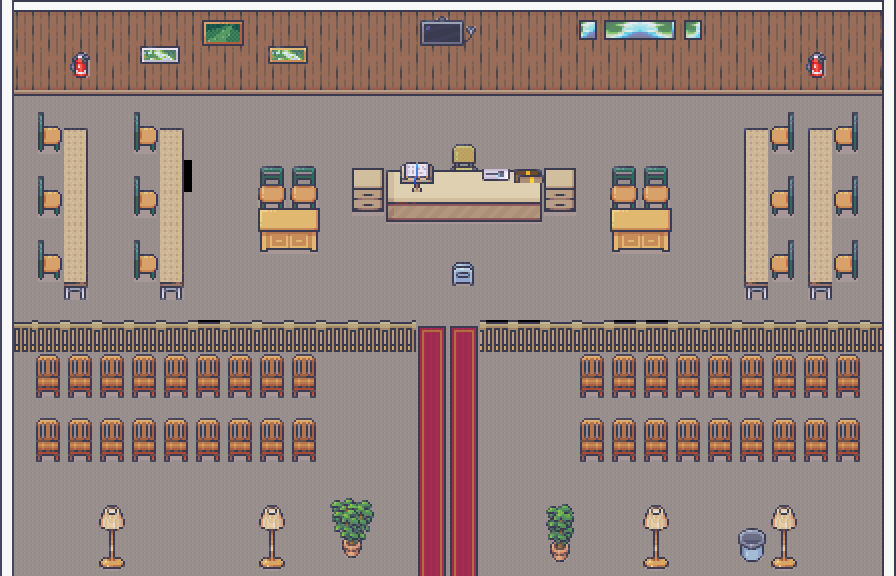

Tiled map render using the project's own tile images. Description and the whole map definition, tile-layer contents included, below:
An orthogonal 28x18 tile map with 32x32 px tiles, 8 tile layers (chao1, parede_cima1, parede1, cadeiras1, ...), 2 tilesets.

<map version="1.10" tiledversion="1.10.2" orientation="orthogonal" renderorder="right-down" width="28" height="18" tilewidth="32" tileheight="32" infinite="0" nextlayerid="26" nextobjectid="2">
 <editorsettings>
  <export target="tribunal5.json" format="json" />
 </editorsettings>
 <tileset firstgid="1" name="tudo (1)" tilewidth="32" tileheight="32" tilecount="7832" columns="8">
  <image source="tudo1.png" width="256" height="31344" />
  <tile id="8">
   <properties>
    <property name="collider" type="bool" value="true" />
   </properties>
  </tile>
  <tile id="9">
   <properties>
    <property name="collider" type="bool" value="true" />
   </properties>
  </tile>
  <tile id="10">
   <properties>
    <property name="collider" type="bool" value="true" />
   </properties>
  </tile>
  <tile id="16">
   <properties>
    <property name="collider" type="bool" value="true" />
   </properties>
  </tile>
  <tile id="17">
   <properties>
    <property name="collider" type="bool" value="true" />
   </properties>
  </tile>
  <tile id="18">
   <properties>
    <property name="collider" type="bool" value="true" />
   </properties>
  </tile>
  <tile id="24">
   <properties>
    <property name="collider" type="bool" value="true" />
   </properties>
  </tile>
  <tile id="25">
   <properties>
    <property name="collider" type="bool" value="true" />
   </properties>
  </tile>
  <tile id="26">
   <properties>
    <property name="collider" type="bool" value="true" />
   </properties>
  </tile>
  <tile id="32">
   <properties>
    <property name="collider" type="bool" value="true" />
   </properties>
  </tile>
  <tile id="33">
   <properties>
    <property name="collider" type="bool" value="true" />
   </properties>
  </tile>
  <tile id="34">
   <properties>
    <property name="collider" type="bool" value="true" />
   </properties>
  </tile>
  <tile id="125">
   <properties>
    <property name="collider" type="bool" value="true" />
   </properties>
  </tile>
  <tile id="133">
   <properties>
    <property name="collider" type="bool" value="true" />
   </properties>
  </tile>
  <tile id="141">
   <properties>
    <property name="collider" type="bool" value="true" />
   </properties>
  </tile>
  <tile id="174">
   <properties>
    <property name="collider" type="bool" value="true" />
   </properties>
  </tile>
  <tile id="704">
   <properties>
    <property name="collider" type="bool" value="true" />
   </properties>
  </tile>
  <tile id="705">
   <properties>
    <property name="collider" type="bool" value="true" />
   </properties>
  </tile>
  <tile id="706">
   <properties>
    <property name="collider" type="bool" value="true" />
   </properties>
  </tile>
  <tile id="707">
   <properties>
    <property name="collider" type="bool" value="true" />
   </properties>
  </tile>
  <tile id="708">
   <properties>
    <property name="collider" type="bool" value="true" />
   </properties>
  </tile>
  <tile id="709">
   <properties>
    <property name="collider" type="bool" value="true" />
   </properties>
  </tile>
  <tile id="710">
   <properties>
    <property name="collider" type="bool" value="true" />
   </properties>
  </tile>
  <tile id="711">
   <properties>
    <property name="collider" type="bool" value="true" />
   </properties>
  </tile>
  <tile id="1424">
   <properties>
    <property name="collider" type="bool" value="true" />
   </properties>
  </tile>
  <tile id="1425">
   <properties>
    <property name="collider" type="bool" value="true" />
   </properties>
  </tile>
  <tile id="1432">
   <properties>
    <property name="collider" type="bool" value="true" />
   </properties>
  </tile>
  <tile id="1433">
   <properties>
    <property name="collider" type="bool" value="true" />
   </properties>
  </tile>
  <tile id="1631">
   <properties>
    <property name="collider" type="bool" value="true" />
   </properties>
  </tile>
  <tile id="1639">
   <properties>
    <property name="collider" type="bool" value="true" />
   </properties>
  </tile>
  <tile id="2008">
   <properties>
    <property name="collider" type="bool" value="true" />
   </properties>
  </tile>
  <tile id="2016">
   <properties>
    <property name="collider" type="bool" value="true" />
   </properties>
  </tile>
  <tile id="2027">
   <properties>
    <property name="collider" type="bool" value="true" />
   </properties>
  </tile>
  <tile id="2035">
   <properties>
    <property name="collider" type="bool" value="true" />
   </properties>
  </tile>
  <tile id="2045">
   <properties>
    <property name="collider" type="bool" value="true" />
   </properties>
  </tile>
  <tile id="2053">
   <properties>
    <property name="collider" type="bool" value="true" />
   </properties>
  </tile>
  <tile id="5689">
   <properties>
    <property name="collider" type="bool" value="true" />
   </properties>
  </tile>
  <tile id="5690">
   <properties>
    <property name="collider" type="bool" value="true" />
   </properties>
  </tile>
  <tile id="5691">
   <properties>
    <property name="collider" type="bool" value="true" />
   </properties>
  </tile>
  <tile id="5697">
   <properties>
    <property name="collider" type="bool" value="true" />
   </properties>
  </tile>
  <tile id="5698">
   <properties>
    <property name="collider" type="bool" value="true" />
   </properties>
  </tile>
  <tile id="5699">
   <properties>
    <property name="collider" type="bool" value="true" />
   </properties>
  </tile>
  <tile id="6255">
   <properties>
    <property name="collider" type="bool" value="true" />
   </properties>
  </tile>
  <tile id="6263">
   <properties>
    <property name="collider" type="bool" value="true" />
   </properties>
  </tile>
  <tile id="6271">
   <properties>
    <property name="collider" type="bool" value="true" />
   </properties>
  </tile>
  <tile id="6314">
   <properties>
    <property name="collider" type="bool" value="true" />
   </properties>
  </tile>
  <tile id="6322">
   <properties>
    <property name="collider" type="bool" value="true" />
   </properties>
  </tile>
  <tile id="7082">
   <properties>
    <property name="collider" type="bool" value="true" />
   </properties>
  </tile>
  <tile id="7085">
   <properties>
    <property name="collider" type="bool" value="true" />
   </properties>
  </tile>
  <tile id="7090">
   <properties>
    <property name="collider" type="bool" value="true" />
   </properties>
  </tile>
  <tile id="7093">
   <properties>
    <property name="collider" type="bool" value="true" />
   </properties>
  </tile>
  <tile id="7098">
   <properties>
    <property name="collider" type="bool" value="true" />
   </properties>
  </tile>
  <tile id="7101">
   <properties>
    <property name="collider" type="bool" value="true" />
   </properties>
  </tile>
  <tile id="7106">
   <properties>
    <property name="collider" type="bool" value="true" />
   </properties>
  </tile>
  <tile id="7109">
   <properties>
    <property name="collider" type="bool" value="true" />
   </properties>
  </tile>
  <tile id="7456">
   <properties>
    <property name="collider" type="bool" value="true" />
   </properties>
  </tile>
  <tile id="7457">
   <properties>
    <property name="collider" type="bool" value="true" />
   </properties>
  </tile>
  <tile id="7464">
   <properties>
    <property name="collider" type="bool" value="true" />
   </properties>
  </tile>
  <tile id="7465">
   <properties>
    <property name="collider" type="bool" value="true" />
   </properties>
  </tile>
 </tileset>
 <tileset firstgid="7833" name="tudo2" tilewidth="32" tileheight="32" tilecount="2048" columns="8">
  <image source="tudo2.png" width="256" height="8192" />
  <tile id="178">
   <properties>
    <property name="collider" type="bool" value="true" />
   </properties>
  </tile>
  <tile id="186">
   <properties>
    <property name="collider" type="bool" value="true" />
   </properties>
  </tile>
  <tile id="190">
   <properties>
    <property name="collider" type="bool" value="true" />
   </properties>
  </tile>
  <tile id="191">
   <properties>
    <property name="collider" type="bool" value="true" />
   </properties>
  </tile>
  <tile id="198">
   <properties>
    <property name="collider" type="bool" value="true" />
   </properties>
  </tile>
  <tile id="199">
   <properties>
    <property name="collider" type="bool" value="true" />
   </properties>
  </tile>
  <tile id="206">
   <properties>
    <property name="collider" type="bool" value="true" />
   </properties>
  </tile>
  <tile id="207">
   <properties>
    <property name="collider" type="bool" value="true" />
   </properties>
  </tile>
  <tile id="239">
   <properties>
    <property name="collider" type="bool" value="true" />
   </properties>
  </tile>
  <tile id="247">
   <properties>
    <property name="collider" type="bool" value="true" />
   </properties>
  </tile>
  <tile id="255">
   <properties>
    <property name="collider" type="bool" value="true" />
   </properties>
  </tile>
 </tileset>
 <layer id="18" name="chao1" width="28" height="18">
  <data encoding="csv">
0,0,0,0,0,0,0,0,0,0,0,0,0,0,0,0,0,0,0,0,0,0,0,0,0,0,0,0,
0,0,0,0,0,0,0,0,0,0,0,0,0,0,0,0,0,0,0,0,0,0,0,0,0,0,0,0,
0,0,0,0,278,278,278,278,278,278,278,278,278,278,278,0,0,278,278,278,0,0,0,0,278,278,278,278,
278,278,278,278,278,278,278,278,278,278,278,278,278,278,278,278,278,278,278,278,278,278,278,278,278,278,278,278,
278,278,278,278,278,278,278,278,278,278,278,278,278,278,278,278,278,278,278,278,278,278,278,278,278,278,278,278,
278,278,278,278,278,0,278,278,278,278,278,278,278,278,278,278,278,278,278,278,278,278,278,278,278,278,278,278,
278,278,278,278,278,278,278,278,278,278,278,278,278,278,278,278,278,278,278,278,278,278,278,278,278,278,278,278,
278,278,278,278,278,278,278,278,278,278,278,278,278,278,278,278,278,278,278,278,278,278,278,278,278,278,278,278,
278,278,278,278,278,278,278,278,278,278,278,278,278,278,278,278,278,278,278,278,278,278,278,278,278,278,278,278,
278,278,278,278,278,278,278,278,278,278,278,278,278,278,278,278,278,278,278,278,278,278,278,278,278,278,278,278,
278,278,278,278,278,278,0,278,278,278,278,278,278,278,278,0,0,278,278,0,0,278,278,278,278,278,278,278,
278,278,278,278,278,278,278,278,278,278,278,278,278,278,278,278,278,278,278,278,278,278,278,278,278,278,278,278,
278,278,278,278,278,278,278,278,278,278,278,278,278,278,278,278,278,278,278,278,278,278,278,278,278,278,278,278,
278,278,278,278,278,278,278,278,278,278,278,278,278,278,278,278,278,278,278,278,278,278,278,278,278,278,278,278,
278,278,278,278,278,278,278,278,278,278,278,278,278,278,278,278,278,278,278,278,278,278,278,278,278,278,278,278,
278,278,278,278,278,278,278,278,278,278,278,278,278,278,278,278,278,278,278,278,278,278,278,278,278,278,278,278,
278,278,278,278,278,278,278,278,278,278,278,278,278,278,278,278,278,278,278,278,278,278,278,278,278,278,278,278,
278,278,278,278,278,278,278,278,278,278,278,278,278,278,278,278,278,278,278,278,278,278,278,278,278,278,278,278
</data>
 </layer>
 <layer id="17" name="parede_cima1" width="28" height="18">
  <data encoding="csv">
126,0,0,0,0,0,0,0,0,0,0,0,0,0,0,0,0,0,0,0,0,0,0,0,0,0,0,126,
134,0,0,0,0,0,0,0,0,0,0,0,0,0,0,0,0,0,0,0,0,0,0,0,0,0,0,134,
142,0,0,0,0,0,0,0,0,0,0,0,0,0,0,0,0,0,0,0,0,0,0,0,0,0,0,142,
0,0,0,0,0,0,0,0,0,0,0,0,0,0,0,0,0,0,0,0,0,0,0,0,0,0,0,0,
0,0,0,0,0,0,0,0,0,0,0,0,0,0,0,0,0,0,0,0,0,0,0,0,0,0,0,0,
0,0,0,0,0,0,0,0,0,0,0,0,0,0,0,0,0,0,0,0,0,0,0,0,0,0,0,0,
0,0,0,0,0,0,0,0,0,0,0,0,0,0,0,0,0,0,0,0,0,0,0,0,0,0,0,0,
0,0,0,0,0,0,0,0,0,0,0,0,0,0,0,0,0,0,0,0,0,0,0,0,0,0,0,0,
0,0,0,0,0,0,0,0,0,0,0,0,0,0,0,0,0,0,0,0,0,0,0,0,0,0,0,0,
0,0,0,0,0,0,0,0,0,0,0,0,0,0,0,0,0,0,0,0,0,0,0,0,0,0,0,0,
712,0,0,0,0,0,0,0,0,0,0,0,0,4094,4094,0,0,0,0,0,0,0,0,0,0,0,0,712,
0,0,0,0,0,0,0,0,0,0,0,0,0,4095,4095,0,0,0,0,0,0,0,0,0,0,0,0,0,
0,0,0,0,0,0,0,0,0,0,0,0,0,4095,4095,0,0,0,0,0,0,0,0,0,0,0,0,0,
0,0,0,0,0,0,0,0,0,0,0,0,0,4095,4095,0,0,0,0,0,0,0,0,0,0,0,0,0,
0,0,0,0,0,0,0,0,0,0,0,0,0,4095,4095,0,0,0,0,0,0,0,0,0,0,0,0,0,
0,0,0,0,0,0,0,0,0,0,0,0,0,4095,4095,0,0,0,0,0,0,0,0,0,0,0,0,0,
0,0,0,0,0,0,0,0,0,0,0,0,0,4095,4095,0,0,0,0,0,0,0,0,0,0,0,0,0,
0,0,0,0,0,0,0,0,0,0,0,0,0,4095,4095,0,0,0,0,0,0,0,0,0,0,0,0,0
</data>
 </layer>
 <layer id="16" name="parede1" width="28" height="18">
  <data encoding="csv">
27,126,126,126,126,126,126,126,126,126,126,126,126,126,126,126,126,126,126,126,126,126,126,126,126,126,126,25,
27,134,134,134,134,134,134,134,134,134,134,134,134,134,134,134,134,134,134,134,134,134,134,134,134,134,134,17,
27,142,142,142,142,142,142,142,142,142,142,142,142,142,142,142,142,142,142,142,142,142,142,142,142,142,142,17,
27,0,0,0,0,0,0,0,0,0,0,0,0,0,0,0,0,0,0,0,0,0,0,0,0,0,0,17,
27,0,0,0,0,0,0,0,0,0,0,0,0,0,0,0,0,0,0,0,0,0,0,0,0,0,0,17,
27,0,0,0,0,0,0,0,0,0,0,0,0,0,0,0,0,0,0,0,0,0,0,0,0,0,0,17,
27,0,0,0,0,0,0,0,0,0,0,0,0,0,0,0,0,0,0,0,0,0,0,0,0,0,0,17,
27,0,0,0,0,0,0,0,0,0,0,0,0,0,0,0,0,0,0,0,0,0,0,0,0,0,0,17,
27,0,0,0,0,0,0,0,0,0,0,0,0,0,0,0,0,0,0,0,0,0,0,0,0,0,0,17,
27,0,0,0,0,0,0,0,0,0,0,0,0,0,0,0,0,0,0,0,0,0,0,0,0,0,0,17,
27,0,0,0,0,0,0,0,0,0,0,0,0,0,0,0,0,0,0,0,0,0,0,0,0,0,0,17,
27,0,0,0,0,0,0,0,0,0,0,0,0,0,0,0,0,0,0,0,0,0,0,0,0,0,0,17,
27,0,0,0,0,0,0,0,0,0,0,0,0,0,0,0,0,0,0,0,0,0,0,0,0,0,0,17,
27,0,0,0,0,0,0,0,0,0,0,0,0,0,0,0,0,0,0,0,0,0,0,0,0,0,0,17,
27,0,0,0,0,0,0,0,0,0,0,0,0,0,0,0,0,0,0,0,0,0,0,0,0,0,0,17,
27,0,0,0,0,0,0,0,0,0,0,0,0,0,0,0,0,0,0,0,0,0,0,0,0,0,0,17,
27,0,0,0,0,0,0,0,0,0,0,0,0,0,0,0,0,0,0,0,0,0,0,0,0,0,0,17,
27,0,0,0,0,0,0,0,0,0,0,0,0,0,0,0,0,0,0,0,0,0,0,0,0,0,0,17
</data>
 </layer>
 <layer id="15" name="cadeiras1" width="28" height="18">
  <data encoding="csv">
0,0,0,0,0,0,0,0,0,0,0,0,0,0,0,0,0,0,0,0,0,0,0,0,0,0,0,0,
0,0,0,0,0,0,0,0,0,0,0,0,0,0,0,0,0,0,0,0,0,0,0,0,0,0,0,0,
0,0,0,0,0,0,0,0,0,0,0,0,0,0,0,0,0,0,0,0,0,0,0,0,0,0,0,0,
0,2046,0,0,2046,0,0,0,0,0,0,0,0,0,0,0,0,0,0,0,0,0,0,0,2028,0,2028,0,
0,2054,0,0,2054,0,0,0,0,0,0,0,0,0,0,0,0,0,0,0,0,0,0,0,2036,0,2036,0,
0,2046,0,0,2046,0,0,0,2009,2009,0,0,0,0,0,0,0,0,0,2009,2009,0,0,0,2028,0,2028,0,
0,2054,0,0,2054,0,0,0,2017,2017,0,0,0,0,0,0,0,0,0,2017,2017,0,0,0,2036,0,2036,0,
0,2046,0,0,2046,0,0,0,0,0,0,0,0,0,0,0,0,0,0,0,0,0,0,0,2028,0,2028,0,
0,2054,0,0,2054,0,0,0,0,0,0,0,0,0,0,0,0,0,0,0,0,0,0,0,2036,0,2036,0,
0,0,0,0,0,0,0,0,0,0,0,0,0,0,0,0,0,0,0,0,0,0,0,0,0,0,0,0,
0,0,0,0,0,0,0,0,0,0,0,0,0,0,0,0,0,0,0,0,0,0,0,0,0,0,0,0,
0,6315,6315,6315,6315,6315,6315,6315,6315,6315,0,0,0,0,0,0,0,0,6315,6315,6315,6315,6315,6315,6315,6315,6315,0,
0,6323,6323,6323,6323,6323,6323,6323,6323,6323,0,0,0,0,0,0,0,0,6323,6323,6323,6323,6323,6323,6323,6323,6323,0,
0,6315,6315,6315,6315,6315,6315,6315,6315,6315,0,0,0,0,0,0,0,0,6315,6315,6315,6315,6315,6315,6315,6315,6315,0,
0,6323,6323,6323,6323,6323,6323,6323,6323,6323,0,0,0,0,0,0,0,0,6323,6323,6323,6323,6323,6323,6323,6323,6323,0,
0,0,0,0,0,0,0,0,0,0,0,0,0,0,0,0,0,0,0,0,0,0,0,0,0,0,0,0,
0,0,0,0,0,0,0,0,0,0,0,0,0,0,0,0,0,0,0,0,0,0,0,0,0,0,0,0,
0,0,0,0,0,0,0,0,0,0,0,0,0,0,0,0,0,0,0,0,0,0,0,0,0,0,0,0
</data>
 </layer>
 <layer id="22" name="cadeiras2" width="28" height="18">
  <data encoding="csv">
0,0,0,0,0,0,0,0,0,0,0,0,0,0,0,0,0,0,0,0,0,0,0,0,0,0,0,0,
0,0,0,0,0,0,0,0,0,0,0,0,0,0,0,0,0,0,0,0,0,0,0,0,0,0,0,0,
0,0,0,0,0,0,0,0,0,0,0,0,0,0,0,0,0,0,0,0,0,0,0,0,0,0,0,0,
0,0,0,0,0,0,0,0,0,0,0,0,0,0,0,0,0,0,0,0,0,0,0,0,0,0,0,0,
0,0,0,0,0,0,0,0,0,0,0,0,0,0,8011,0,0,0,0,0,0,0,0,0,0,0,0,0,
0,0,0,0,0,0,0,0,0,0,0,0,0,0,8019,0,0,0,0,0,0,0,0,0,0,0,0,0,
0,0,0,0,0,0,0,0,0,0,0,0,0,0,0,0,0,0,0,0,0,0,0,0,0,0,0,0,
0,0,0,0,0,0,0,0,0,0,0,0,0,0,0,0,0,0,0,0,0,0,0,0,0,0,0,0,
0,0,0,0,0,0,0,0,0,0,0,0,0,0,9126,0,0,0,0,0,0,0,0,0,0,0,0,0,
0,0,0,0,0,0,0,0,0,0,0,0,0,0,0,0,0,0,0,0,0,0,0,0,0,0,0,0,
0,0,0,0,0,0,0,0,0,0,0,0,0,0,0,0,0,0,0,0,0,0,0,0,0,0,0,0,
0,0,0,0,0,0,0,0,0,0,0,0,0,0,0,0,0,0,0,0,0,0,0,0,0,0,0,0,
0,0,0,0,0,0,0,0,0,0,0,0,0,0,0,0,0,0,0,0,0,0,0,0,0,0,0,0,
0,0,0,0,0,0,0,0,0,0,0,0,0,0,0,0,0,0,0,0,0,0,0,0,0,0,0,0,
0,0,0,0,0,0,0,0,0,0,0,0,0,0,0,0,0,0,0,0,0,0,0,0,0,0,0,0,
0,0,0,0,0,0,0,0,0,0,0,0,0,0,0,0,0,0,0,0,0,0,0,0,0,0,0,0,
0,0,0,0,0,0,0,0,0,0,0,0,0,0,0,0,0,0,0,0,0,0,0,0,0,0,0,0,
0,0,0,0,0,0,0,0,0,0,0,0,0,0,0,0,0,0,0,0,0,0,0,0,0,0,0,0
</data>
 </layer>
 <layer id="14" name="mesas1" width="28" height="18">
  <data encoding="csv">
0,0,0,0,0,0,0,0,0,0,0,0,0,0,0,0,0,0,0,0,0,0,0,0,0,0,0,0,
0,0,0,0,0,0,0,0,0,0,0,0,0,0,0,0,0,0,0,0,0,0,0,0,0,0,0,0,
0,0,0,0,0,0,0,0,0,0,0,0,0,0,0,0,0,0,0,0,0,0,0,0,0,0,0,0,
0,0,0,0,0,0,0,0,0,0,0,0,0,0,0,0,0,0,0,0,0,0,0,0,0,0,0,0,
0,0,7083,0,0,7083,0,0,0,0,0,0,0,0,0,0,0,0,0,0,0,0,0,7086,0,7086,0,0,
0,0,7091,0,0,7091,0,0,0,0,0,1632,5690,5691,5691,5691,5692,1632,0,0,0,0,0,7094,0,7094,0,0,
0,0,7091,0,0,7091,0,0,1425,1426,0,1640,5698,5699,5699,5699,5700,1640,0,1425,1426,0,0,7094,0,7094,0,0,
0,0,7091,0,0,7091,0,0,1433,1434,0,0,0,0,0,0,0,0,0,1433,1434,0,0,7094,0,7094,0,0,
0,0,7099,0,0,7099,0,0,0,0,0,0,0,0,0,0,0,0,0,0,0,0,0,7102,0,7102,0,0,
0,0,7107,0,0,7107,0,0,0,0,0,0,0,0,0,0,0,0,0,0,0,0,0,7110,0,7110,0,0,
0,0,0,0,0,0,0,0,0,0,0,0,0,0,0,0,0,0,0,0,0,0,0,0,0,0,0,0,
0,0,0,0,0,0,0,0,0,0,0,0,0,0,0,0,0,0,0,0,0,0,0,0,0,0,0,0,
0,0,0,0,0,0,0,0,0,0,0,0,0,0,0,0,0,0,0,0,0,0,0,0,0,0,0,0,
0,0,0,0,0,0,0,0,0,0,0,0,0,0,0,0,0,0,0,0,0,0,0,0,0,0,0,0,
0,0,0,0,0,0,0,0,0,0,0,0,0,0,0,0,0,0,0,0,0,0,0,0,0,0,0,0,
0,0,0,0,0,0,0,0,0,0,0,0,0,0,0,0,0,0,0,0,0,0,0,0,0,0,0,0,
0,0,0,0,0,0,0,0,0,0,0,0,0,0,0,0,0,0,0,0,0,0,0,0,0,0,0,0,
0,0,0,0,0,0,0,0,0,0,0,0,0,0,0,0,0,0,0,0,0,0,0,0,0,0,0,0
</data>
 </layer>
 <layer id="13" name="decoracao1" width="28" height="18">
  <data encoding="csv">
0,0,0,0,0,0,771,772,0,0,0,0,0,0,0,0,0,0,5338,5339,2147488987,5340,0,0,0,0,0,0,
0,0,0,0,0,0,779,780,0,0,0,0,0,0,0,0,0,0,5346,5347,2147488995,5348,0,0,0,0,0,0,
0,0,0,0,0,0,0,0,0,0,0,0,0,0,0,0,0,0,0,0,0,0,0,0,0,0,0,0,
0,0,0,0,0,0,0,0,0,0,0,0,0,0,0,0,0,0,0,0,0,0,0,0,0,0,0,0,
0,0,0,0,0,0,0,0,0,0,0,0,0,0,0,0,0,0,0,0,0,0,0,0,0,0,0,0,
0,0,0,0,0,0,0,0,0,0,0,0,2143,2144,0,5221,1073747028,0,0,0,0,0,0,0,0,0,0,0,
0,0,0,0,0,0,0,0,0,0,0,0,0,0,0,0,0,0,0,0,0,0,0,0,0,0,0,0,
0,0,0,0,0,0,0,0,0,0,0,0,0,0,0,0,0,0,0,0,0,0,0,0,0,0,0,0,
0,0,0,0,0,0,0,0,0,0,0,0,0,0,0,0,0,0,0,0,0,0,0,0,0,0,0,0,
0,0,0,0,0,0,0,0,0,0,0,0,0,0,0,0,0,0,0,0,0,0,0,0,0,0,0,0,
0,707,707,707,707,707,707,707,707,707,707,707,707,0,0,707,707,707,707,707,707,707,707,707,707,707,707,0,
0,0,0,0,0,0,0,0,0,0,9538,0,0,0,0,0,0,0,0,0,0,0,0,0,0,0,0,0,
0,0,0,0,0,0,0,0,0,0,0,0,0,0,0,0,0,0,0,0,0,0,0,0,0,0,0,0,
0,0,0,0,0,0,0,0,0,0,0,0,0,0,0,0,0,0,0,0,0,0,0,0,0,0,0,0,
0,0,0,0,0,0,0,0,0,0,0,0,0,0,0,0,0,0,0,0,0,0,0,0,0,0,0,0,
0,0,0,6256,0,0,0,0,6256,0,0,0,0,0,0,0,0,0,0,0,6256,0,0,0,6256,0,0,0,
0,0,0,6264,0,0,0,0,6264,0,0,0,0,0,0,0,0,0,0,0,6264,0,0,0,6264,0,0,0,
0,0,0,6272,0,0,0,0,6272,0,0,0,0,0,0,0,0,0,0,0,6272,0,0,0,6272,0,0,0
</data>
 </layer>
 <layer id="20" name="decoracao2" width="28" height="18">
  <data encoding="csv">
0,0,0,0,0,0,0,0,0,0,0,0,0,8076,8077,0,0,0,0,0,0,0,0,0,0,0,0,0,
0,0,7887,0,8497,8498,0,0,8489,8490,0,0,0,8084,8085,0,0,0,0,0,0,0,0,0,0,7887,0,0,
0,0,7895,0,0,0,0,0,0,0,0,0,0,0,0,0,0,0,0,0,0,0,0,0,0,7895,0,0,
0,0,0,0,0,0,0,0,0,0,0,0,0,0,0,0,0,0,0,0,0,0,0,0,0,0,0,0,
0,0,0,0,0,0,0,0,0,0,0,0,0,0,0,0,0,0,0,0,0,0,0,0,0,0,0,0,
0,0,0,0,0,0,0,0,0,0,0,0,0,0,0,0,0,0,0,0,0,0,0,0,0,0,0,0,
0,0,0,0,0,0,0,0,0,0,0,0,0,0,0,0,0,0,0,0,0,0,0,0,0,0,0,0,
0,0,0,0,0,0,0,0,0,0,0,0,0,0,0,0,0,0,0,0,0,0,0,0,0,0,0,0,
0,0,0,0,0,0,0,0,0,0,0,0,0,0,0,0,0,0,0,0,0,0,0,0,0,0,0,0,
0,0,0,0,0,0,0,0,0,0,0,0,0,0,0,0,0,0,0,0,0,0,0,0,0,0,0,0,
0,0,0,0,0,0,0,0,0,0,0,0,0,0,0,0,0,0,0,0,0,0,0,0,0,0,0,0,
0,0,0,0,0,0,0,0,0,0,0,0,0,0,0,0,0,0,0,0,0,0,0,0,0,0,0,0,
0,0,0,0,0,0,0,0,0,0,0,0,0,0,0,0,0,0,0,0,0,0,0,0,0,0,0,0,
0,0,0,0,0,0,0,0,0,0,0,0,0,0,0,0,0,0,0,0,0,0,0,0,0,0,0,0,
0,0,0,0,0,0,0,0,0,0,0,0,0,0,0,0,0,0,0,0,0,0,0,0,0,0,0,0,
0,0,0,0,0,0,0,0,0,0,8023,8024,0,0,0,0,0,8072,0,0,0,0,0,0,0,0,0,0,
0,0,0,0,0,0,0,0,0,0,8031,8032,0,0,0,0,0,8080,0,0,0,0,0,8506,0,0,0,0,
0,0,0,0,0,0,0,0,0,0,8039,8040,0,0,0,0,0,8088,0,0,0,0,0,8514,0,0,0,0
</data>
 </layer>
</map>
